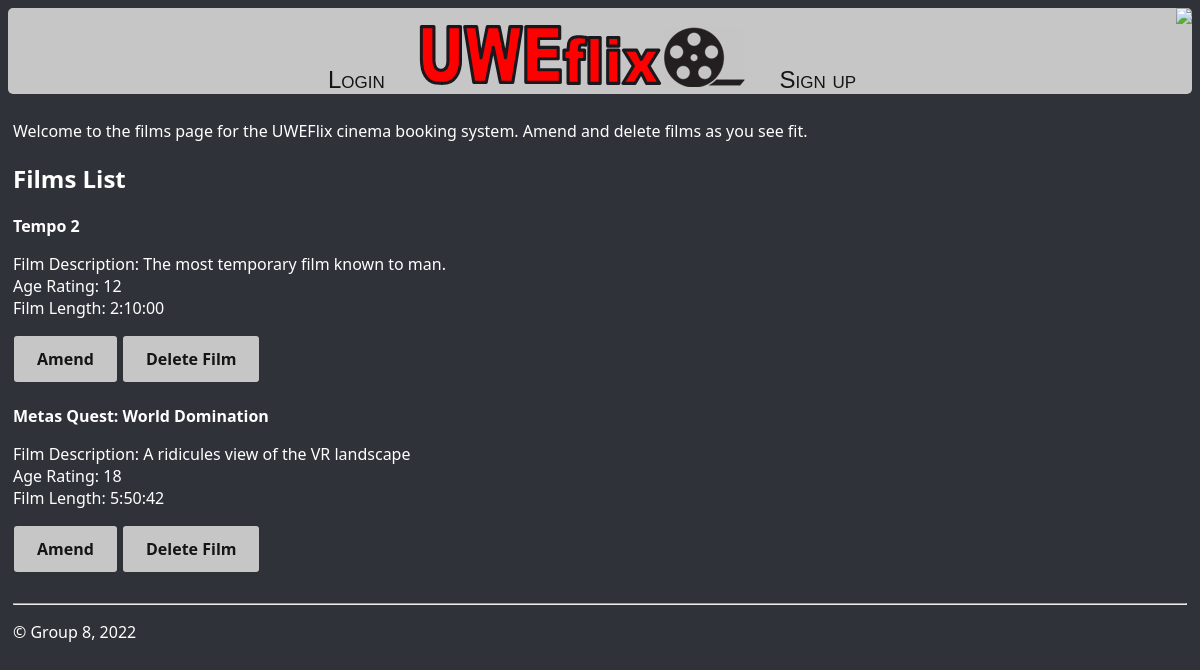
/allFilms/, run on an earlier commit of the app's database.
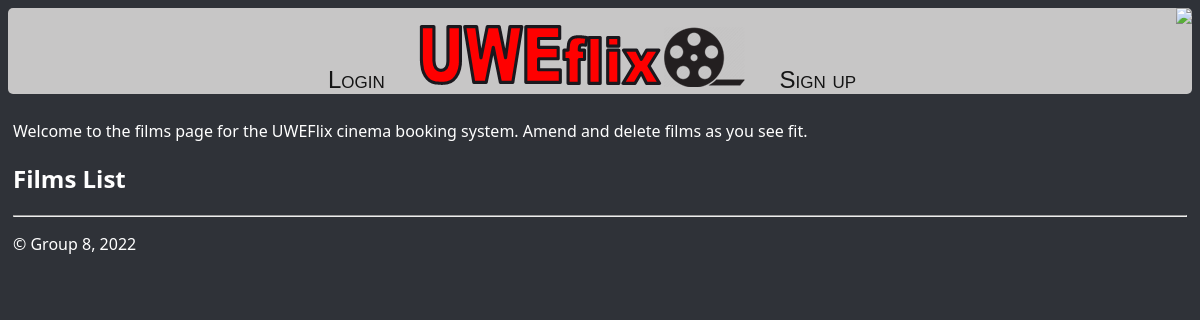
And on a later commit of the database.
### uweflix/models.py (models this page shows)
class Film(models.Model):
    id = models.UUIDField(primary_key=True, default=uuid.uuid4, editable=False, unique=True)
    title = models.CharField(max_length=50)
    description = models.CharField(max_length=250)
    age_rating =  models.CharField(max_length=3, choices=Age_rating_UK)
    duration = models.DurationField(max_length=8)

### uweflix/views.py (the view)
# urls.py: path("allFilms/", views.getAllFilms, name="addFilm"),
def getAllFilms(request):
    filmList = Film.objects.all()
    return render (request, 'uweflix/allFilms.html', {'filmList': filmList})

### uweflix/templates/uweflix/allFilms.html (shortened to what this page needs)
{% extends "uweflix/layout.html" %}
{% block content %}
    <p>Welcome to the films page for the UWEFlix cinema booking system. Amend and delete films as you see fit.</p>
    <h2>Films List</h2>
{% for film in filmList %}
    <div class="card">
        <div class="card-header">
            <strong>{{ film.title }}</strong>
        </div>
        <div class="card-body">
        <p class="card-text">
            Film Description:  {{ film.description }}
            <br>
            Age Rating:  {{ film.age_rating }}
            <br>
            Film Length:  {{ film.duration }}
            <br>
        </p>
        </div>
        <div class="card-footer text-muted">
            <a class="amendButtons" href="{% url 'amendFilm' film.id %}">Amend</a>
            <a class="deleteButtons" href="{% url 'deleteFilm' film.id %}">Delete Film</a>
        </div>
    </div>
    <br>
    {% endfor %}
{% endblock %}

### uweflix/templates/uweflix/layout.html (shortened to what this page needs)
{% load static %}
<!DOCTYPE html>
<html>
    <head>
        {% load static %}
        <link rel="stylesheet" type="text/css" href="{% static 'uweflix/site.css' %}"/>
    </head>
    <body class ="body">
    <div class="navbar">
        <a href="{% url 'login' %}" class="navbar-item">Login</a>
        <a href="{% url 'home' %}" class="navbar-logo"><img class="imageBanner" src="{% static 'uweflix/UWEFLIX_Logo.png' %}" alt="image" /></a>
        <a href="{% url 'signup' %}" class="navbar-item">Sign up</a>
        <a href="{% url 'studentAccount' %}" class="account-icon"></ahref><img src="https://img.icons8.com/fluency-systems-regular/48/000000/guest-male.png"/></a>
    </div>
    <div class="footer-content">
        {% block content %}
        {% endblock %}
        <hr/>
        <footer>
            <p>© Group 8, 2022</p>
        </footer>
    </div>
    </body>
</html>

### uweflix/static/uweflix/site.css (style rules this page uses)
.navbar { background-color: #c7c6c6; font-size: 1em; font-family: 'Trebuchet MS', 'Lucida Sans Unicode', 'Lucida Grande', 'Lucida Sans', Arial, sans-serif; color: #151515; text-align: center; border-radius: 5px; }
.navbar a { text-decoration: none; color: inherit; }
.navbar-item { font-variant: small-caps; margin-left: 30px; margin-right: 30px; font-size: 1.5em; color: red }
.navbar-logo { display: inline-block; padding-top: 1em; }
.body { background-color: #2F3238; color: white; }
.footer-content { font-family:'Segoe UI', Tahoma, Geneva, Verdana, sans-serif; padding: 10px 5px 10px 5px; }
.account-icon { align-self: center; float: right; }

What changed in the data, as far as the page shows it:
removed Film: title "Tempo 2", description "The most temporary film known to man.", age_rating "12", duration "2:10:00"
removed Film: title "Metas Quest: World Domination", description "A ridicules view of the VR landscape", age_rating "18", duration "5:50:42"
